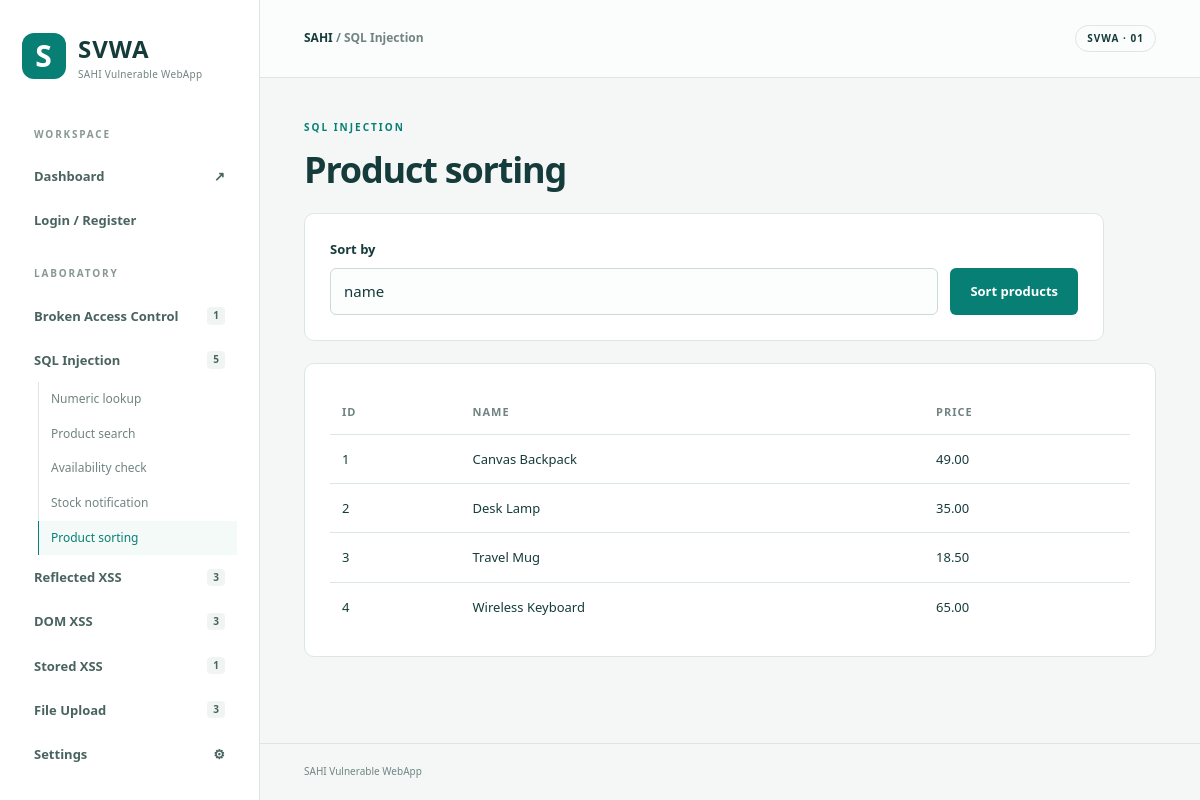
The page /labs/order.php on the database its author committed.
### tables this page shows
CREATE TABLE products (id INT PRIMARY KEY, name VARCHAR(100), price DECIMAL(8,2), category VARCHAR(60));

### src/labs/order.php (called while the page is built)
<?php
require __DIR__.'/../includes/app.php';
$sort=field(input(),'sort','name');
start_page('Product sorting','SQL Injection');
lab_form('Sort by','sort',$sort,'Sort products');
$sql="SELECT id, name, price FROM products ORDER BY $sort";
sql_result($sql);
end_page();

### src/includes/auth.php (called while the page is built, shortened)
<?php
require_once __DIR__.'/app.php';
function current_account(): ?array {
    if (empty($_SESSION['account_id'])) return null;
    $q=account_db()->prepare('SELECT id,username,name,email,role,session_version FROM accounts WHERE id=?');
    $q->execute([$_SESSION['account_id']]);
    $a=$q->fetch(PDO::FETCH_ASSOC);
    return $a;
}

### src/includes/catalog.php (called while the page is built)
<?php
return [
 'Broken Access Control'=>[['student-result','Broken Access Control – Student Result IDOR','Explore a university result portal. Login required.']],
 'SQL Injection'=>[
  ['numeric','Numeric lookup','Find a product by its ID.'],
  ['union','Product search','Search the product catalog.'],
  ['boolean','Availability check','Check whether a product is available.'],
  ['time','Stock notification','Request a stock notification.'],
  ['order','Product sorting','Choose how products are ordered.']],
 'Reflected XSS'=>[
  ['html','Search results','Search by keyword.'],
  ['attribute','Profile preview','Preview a display name.'],
  ['javascript','Welcome message','Personalize a welcome message.']],
 'DOM XSS'=>[
  ['innerhtml','Quick search','Display a query in the page.'],
  ['write','Message preview','Preview a message from the URL fragment.'],
  ['eval','Calculator','Evaluate an arithmetic expression.']],
 'Stored XSS'=>[['guestbook','Guestbook','Leave a message on the shared board.']],
 'File Upload'=>[
  ['unrestricted','File drop','Upload a file to the shared folder.'],
  ['mime','Image upload','Upload a JPEG or PNG image.'],
  ['extension','Document upload','Upload a document attachment.']]
];

### src/includes/app.php (the view, shortened to what this page needs)
<?php
function h($value): string { return htmlspecialchars((string)$value, ENT_QUOTES, 'UTF-8'); }
function db(): PDO {
    static $db;
    return $db ??= new PDO('mysql:host='.(getenv('DB_HOST') ?: 'db').';dbname='.(getenv('DB_NAME') ?: 'svwa').';charset=utf8mb4', getenv('DB_USER') ?: 'svwa', getenv('DB_PASSWORD') ?: 'svwa_lab', [PDO::ATTR_ERRMODE=>PDO::ERRMODE_EXCEPTION]);
}
function start_page(string $title, string $category='Overview'): void {
    require __DIR__.'/header.php';
}
function end_page(): void { require __DIR__.'/footer.php'; }
function lab_form(string $label, string $name, string $value='', string $button='Submit'): void {
    $method = $_SESSION['submission']==='get' ? 'get' : 'post';
    $encoding = $_SESSION['submission']==='multipart' ? ' enctype="multipart/form-data"' : '';
    echo '<form class="panel lab-form" method="'.$method.'"'.$encoding.' data-submission="'.h($_SESSION['submission']).'"><label for="entry">'.h($label).'</label><div class="input-row"><input id="entry" name="'.h($name).'" value="'.h($value).'" autocomplete="off"><button>'.h($button).'</button></div></form>';
}
function sql_result(string $sql, bool $blind=false): void {
    try {
        $rows=db()->query($sql)->fetchAll(PDO::FETCH_ASSOC);
        echo '<div class="panel result">';
        if (!$rows) echo '<p>No results found.</p>';
        else {
            echo '<div class="table-wrap"><table><thead><tr>';
            foreach (array_keys($rows[0]) as $key) echo '<th>'.h($key).'</th>';
            echo '</tr></thead><tbody>';
            foreach ($rows as $row) { echo '<tr>'; foreach ($row as $value) echo '<td>'.h($value).'</td>'; echo '</tr>'; }
            echo '</tbody></table></div>';
        }
        echo '</div>';
    } catch (PDOException $error) { echo '<div class="panel result">'.($_SESSION['show_errors'] ? h($error->getMessage()) : 'Request could not be completed.').'</div>'; }
}

### src/includes/header.php (shortened to what this page needs)
<?php require_once __DIR__.'/auth.php'; $navigationAccount=current_account(); ?>
<!doctype html><html lang="en"><head><link rel="stylesheet" href="/assets/style.css"></head><body>
<aside class="sidebar"><a class="brand" href="/"><span class="brand-icon">S</span><span>SVWA<small>SAHI Vulnerable WebApp</small></span></a><div class="nav-caption">WORKSPACE</div><a class="nav-link <?= $category==='Overview'?'active':'' ?>" href="/">Dashboard <span>↗</span></a>
<a class="nav-link <?= $category==='Accounts'?'active':'' ?>" href="<?= $navigationAccount ? '/profile.php' : '/login.php' ?>"><?= $navigationAccount ? 'My Profile / Logout' : 'Login / Register' ?></a>
<div class="nav-caption">LABORATORY</div>
<?php foreach (require __DIR__.'/catalog.php' as $group=>$labs): ?><details <?= $category===$group?'open':'' ?>><summary><?=h($group)?><span><?=count($labs)?></span></summary><?php foreach ($labs as [$slug,$name,$description]): ?><a class="lab-link <?=parse_url($_SERVER['REQUEST_URI'],PHP_URL_PATH)==='/labs/'.$slug.'.php'?'selected':''?>" href="/labs/<?=h($slug)?>.php"><?=h($name)?></a><?php endforeach ?></details><?php endforeach ?>
<a class="nav-link <?= $category==='Settings'?'active':'' ?>" href="/settings.php">Settings <span>⚙</span></a><div class="sidebar-bottom"><span class="status-dot"></span> LOCAL LAB ENVIRONMENT</div></aside>
<main><header class="topbar"><span>SAHI <span class="muted">/ <?=h($category)?></span></span><span class="pill">SVWA · 01</span></header><section class="content"><div class="eyebrow"><?=h($category)?></div><h1><?=h($title)?></h1>

### src/includes/footer.php
</section><footer>SAHI Vulnerable WebApp</footer></main></body></html>

### src/assets/style.css (style rules this page uses)
:root { --teal:#087f75;--ink:#153b3a;--muted:#718482;--border:#dce7e4;--canvas:#f4f7f6 }
* { box-sizing:border-box }
body { margin:0;background:var(--canvas);color:var(--ink);font:15px/1.55 'Segoe UI',Arial,sans-serif }
a { color:var(--teal);text-decoration:none }
.sidebar { position:fixed;inset:0 auto 0 0;width:260px;background:#fff;border-right:1px solid var(--border);padding:30px 22px;overflow:auto }
.brand { display:flex;align-items:center;gap:12px;color:var(--ink);font-size:24px;font-weight:800;letter-spacing:1px;margin-bottom:44px }
.brand small { display:block;font-size:10px;letter-spacing:.3px;font-weight:500;color:var(--muted) }
.brand-icon { display:grid;place-items:center;width:44px;height:46px;background:var(--teal);color:#fff;border-radius:12px;font-size:30px }
.nav-caption { font-size:10px;font-weight:700;letter-spacing:1.8px;color:#879895;margin:24px 12px 12px }
.nav-link,summary { display:flex;justify-content:space-between;align-items:center;padding:12px;border-radius:7px;color:#49635f;font-weight:600;font-size:13px;cursor:pointer }
summary { list-style:none }
summary span { font-size:10px;background:#f0f5f3;border-radius:4px;padding:1px 6px }
.lab-link { display:block;border-left:1px solid var(--border);margin-left:16px;padding:8px 12px;font-size:12px;color:var(--muted) }
.lab-link:hover,.lab-link.selected { color:var(--teal);border-color:var(--teal);background:#f3faf7 }
main { margin-left:260px }
.topbar { height:78px;border-bottom:1px solid var(--border);display:flex;align-items:center;justify-content:space-between;padding:0 44px;background:#ffffffa8;font-size:12px;font-weight:600 }
.muted { color:var(--muted) }
.pill { font-size:10px;border:1px solid var(--border);padding:5px 11px;border-radius:20px;letter-spacing:1px }
.content { padding:42px 44px 64px;max-width:1450px;margin:auto;min-height:calc(100vh - 138px) }
.eyebrow { text-transform:uppercase;color:var(--teal);font-size:10px;font-weight:700;letter-spacing:2px;margin-bottom:12px }
h1 { font-size:clamp(25px,3vw,37px);letter-spacing:-1.2px;line-height:1.2;margin:0 0 16px;font-weight:650 }
.panel { background:#fff;border:1px solid var(--border);border-radius:10px;padding:25px;margin:22px 0;overflow-wrap:anywhere }
.lab-form,.settings { max-width:800px }
label { display:block;font-size:13px;font-weight:600;margin-bottom:9px }
input,textarea,select { font:inherit;width:100%;padding:11px 13px;border:1px solid #cbdad6;border-radius:6px;background:#fcfefd;color:var(--ink) }
.input-row { display:flex;gap:12px }
button { font:600 13px 'Segoe UI',sans-serif;padding:12px 20px;white-space:nowrap;background:var(--teal);border:0;border-radius:6px;color:white;cursor:pointer }
table { border-collapse:collapse;width:100%;font-size:13px;text-align:left }
th { color:var(--muted);font-size:11px;text-transform:uppercase;letter-spacing:1px }
td,th { padding:14px 12px;border-bottom:1px solid var(--border) }
tr:last-child td { border:0 }
.table-wrap { overflow:auto }
footer { border-top:1px solid var(--border);padding:20px 44px;display:flex;justify-content:space-between;color:var(--muted);font-size:10px }

### rows shown on the page
products: id "1", name "Canvas Backpack", price "49.00"
products: id "2", name "Desk Lamp", price "35.00"
products: id "3", name "Travel Mug", price "18.50"
products: id "4", name "Wireless Keyboard", price "65.00"

### other values the page prints
$group "Broken Access Control"
count($labs) "1"
$group "SQL Injection"
count($labs) "5"
$name "Numeric lookup"
$name "Product search"
$name "Availability check"
$name "Stock notification"
$name "Product sorting"
$group "Reflected XSS"
count($labs) "3"
$group "DOM XSS"
$group "Stored XSS"
$group "File Upload"
$category "SQL Injection"
